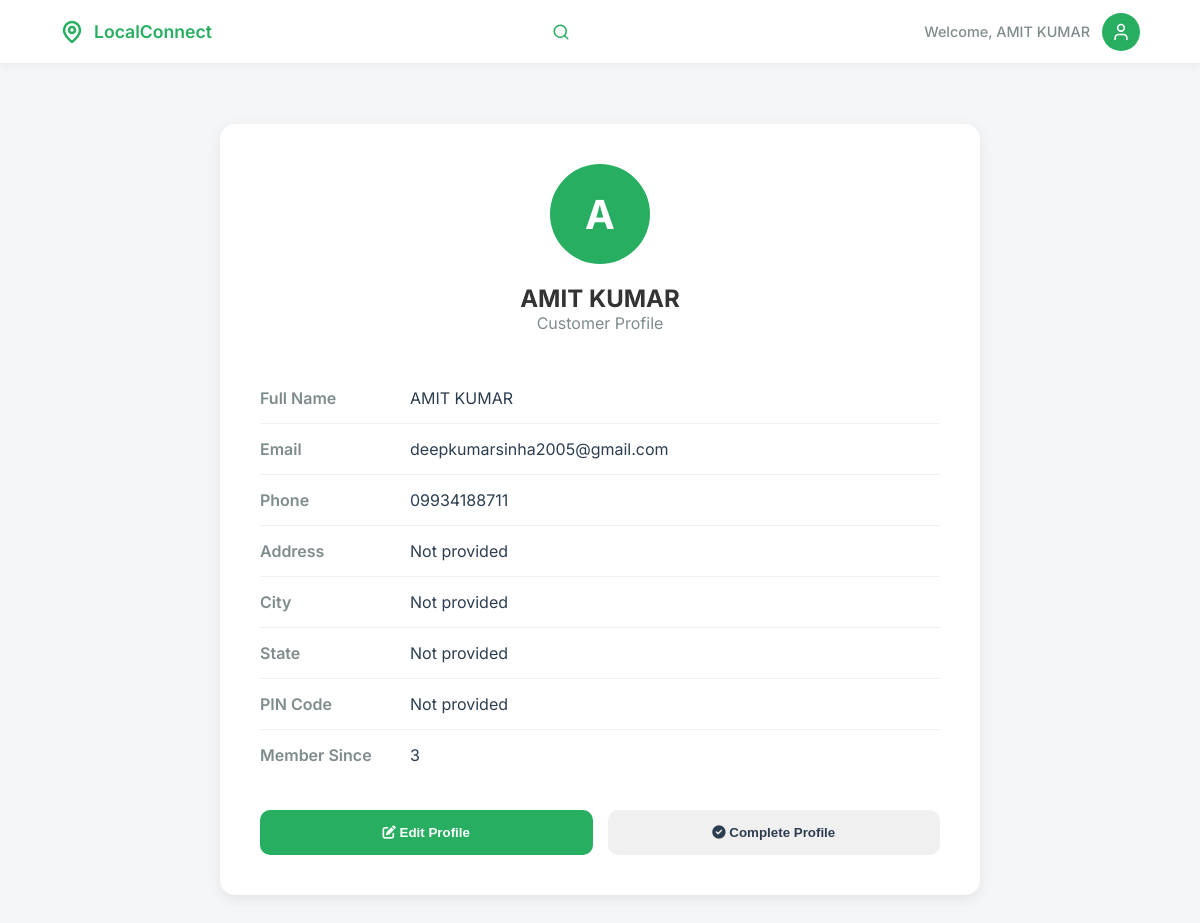
Before: /customer/profile (signed in) with the older database file.
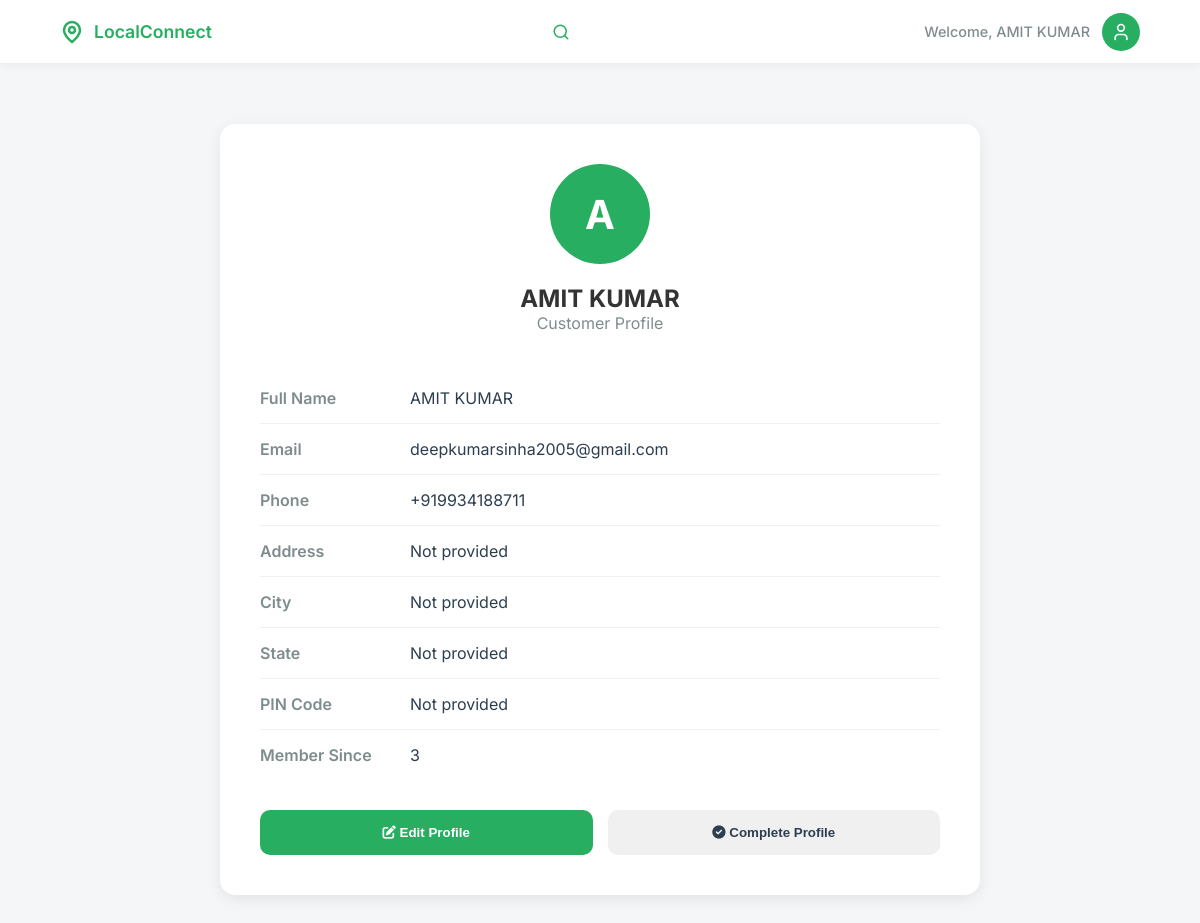
After: the same page with the newer database file.
### models/models.py (models this page shows, shortened)
class Customer(db.Model):
    id = db.Column(db.Integer, primary_key=True)
    full_name = db.Column(db.String(100), nullable=False)
    email = db.Column(db.String(120), unique=True, nullable=False)
    phone = db.Column(db.String(20), nullable=False)
    password_hash = db.Column(db.String(128), nullable=False)
    address = db.Column(db.String(500))
    city = db.Column(db.String(100))
    state = db.Column(db.String(100))
    pincode = db.Column(db.String(10))
    latitude = db.Column(db.Float)
    longitude = db.Column(db.Float)
    orders = db.relationship('Order', backref='customer', lazy=True)

### app.py (the view)
@app.route('/customer/profile')
@customer_required
def customer_profile():
    user_id = session.get('user_id')
    customer = Customer.query.get(user_id)
    return render_template('customer/profile.html', user_name=session.get('user_name'), customer=customer, user_id=user_id)

### app.py (called while the page is built)
@app.before_request
def make_session_permanent():
    session.permanent = True

@app.before_request
def check_session_validity():
    if (request.endpoint and
        (request.endpoint.startswith('static') or
         request.endpoint in ['sign_in', 'customer_signup', 'vendor_signup', 'home', 'signup_success'] or
         request.endpoint.startswith('api.') or
         request.endpoint.startswith('get_vendor'))):
        return
    if request.endpoint and request.endpoint.startswith('api.'):
        return

### templates/customer/profile.html (shortened to what this page needs)
<!DOCTYPE html>
<html lang="en">
<head>
    <link rel="stylesheet" href="/static/css/customer/base.css">
    <link rel="stylesheet" href="https://cdnjs.cloudflare.com/ajax/libs/font-awesome/6.0.0/css/all.min.css">
</head>
<body>
    <header class="navbar">
        <div class="nav-container">
            <div class="logo" onclick="window.location.href='/customer/dashboard'">
                <svg width="24" height="24" viewBox="0 0 24 24" fill="none" stroke="currentColor" stroke-width="2.5" stroke-linecap="round" stroke-linejoin="round">
                    <path d="M20 10c0 6-8 12-8 12s-8-6-8-12a8 8 0 0 1 16 0Z"></path>
                    <circle cx="12" cy="10" r="3"></circle>
                </svg>
                <span>LocalConnect</span>
            </div>
            <div class="search-wrapper" id="searchWrapper">
                <svg class="search-icon" width="18" height="18" viewBox="0 0 24 24" fill="none" stroke="currentColor" stroke-width="2" stroke-linecap="round" stroke-linejoin="round">
                    <circle cx="11" cy="11" r="8"></circle>
                    <line x1="21" y1="21" x2="16.65" y2="16.65"></line>
                </svg>
            </div>
            <div class="user-profile">
                <span class="welcome-text">Welcome, {{ user_name or 'Guest' }}</span>
                <div class="avatar" id="profileIcon">
                    <svg width="20" height="20" viewBox="0 0 24 24" fill="none" stroke="currentColor" stroke-width="2" stroke-linecap="round" stroke-linejoin="round">
                        <path d="M19 21v-2a4 4 0 0 0-4-4H9a4 4 0 0 0-4 4v2"></path>
                        <circle cx="12" cy="7" r="4"></circle>
                    </svg>
                </div>
            </div>
        </div>
    </header>
    <main class="profile-container">
        <div class="profile-card">
            <div class="profile-header">
                <div class="profile-avatar" id="profileAvatar"></div>
                <h2>{{ customer.full_name if customer else 'User' }}</h2>
                <p style="color: #7f8c8d;">Customer Profile</p>
            </div>
            <div class="profile-info">
                <div class="info-row">
                    <div class="info-label">Full Name</div>
                    <div class="info-value">{{ customer.full_name if customer else 'Not provided' }}</div>
                </div>
                <div class="info-row">
                    <div class="info-label">Email</div>
                    <div class="info-value">{{ customer.email if customer else 'Not provided' }}</div>
                </div>
                <div class="info-row">
                    <div class="info-label">Phone</div>
                    <div class="info-value">{{ customer.phone if customer else 'Not provided' }}</div>
                </div>
                <div class="info-row">
                    <div class="info-label">Address</div>
                    <div class="info-value">{{ customer.address if customer and customer.address else 'Not provided' }}</div>
                </div>
                <div class="info-row">
                    <div class="info-label">City</div>
                    <div class="info-value">{{ customer.city if customer and customer.city else 'Not provided' }}</div>
                </div>
                <div class="info-row">
                    <div class="info-label">State</div>
                    <div class="info-value">{{ customer.state if customer and customer.state else 'Not provided' }}</div>
                </div>
                <div class="info-row">
                    <div class="info-label">PIN Code</div>
                    <div class="info-value">{{ customer.pincode if customer and customer.pincode else 'Not provided' }}</div>
                </div>
                <div class="info-row">
                    <div class="info-label">Member Since</div>
                    <div class="info-value">{{ customer.id if customer else 'N/A' }}</div>
                </div>
            </div>
            <div class="profile-actions">
                <button class="btn-action btn-edit" onclick="toggleEditMode()">
                    <i class="fa-solid fa-edit"></i> Edit Profile
                </button>
                <button class="btn-action btn-complete" onclick="completeProfile()">
                    <i class="fa-solid fa-check-circle"></i> Complete Profile
                </button>
            </div>
        </div>
    </main>
</body>
</html>

### static/css/customer/base.css (style rules this page uses)
:root { --bg-color: #f5f6f7; --primary-green: #27ae60; --dark-green: #219150; --text-main: #333; --text-dark: #2c3e50; --text-gray: #7f8c8d; --text-light: #7f8c8d; --card-shadow: 0 4px 15px rgba(0,0,0,0.04); --border-radius: 18px; --bg-light: #f5f7f8; --bg-gray: #f5f7f8; }
* { margin: 0; padding: 0; box-sizing: border-box; transition: all 0.3s cubic-bezier(0.25, 0.8, 0.25, 1); }
body { font-family: 'Inter', sans-serif; background-color: var(--bg-color); color: var(--text-main); overflow-x: hidden; }
.navbar { background: white; height: 64px; display: flex; align-items: center; padding: 0 5%; box-shadow: 0 1px 10px rgba(0,0,0,0.05); position: sticky; top: 0; z-index: 1000; border-bottom: 1px solid #eee; }
.nav-container { width: 100%; max-width: 1200px; margin: 0 auto; display: flex; justify-content: space-between; align-items: center; gap: 15px; }
.logo { display: flex; align-items: center; gap: 10px; color: var(--primary-green); font-weight: 600; font-size: 1.1rem; cursor: pointer; }
.search-wrapper { position: relative; width: 400px; flex: 1; max-width: 450px; transition: all 0.3s ease; }
.search-wrapper.collapsed { width: 40px; max-width: 40px; }
.search-icon { position: absolute; right: 18px; top: 50%; transform: translateY(-50%); color: var(--primary-green); cursor: pointer; }
.user-profile { display: flex; align-items: center; gap: 12px; position: relative; }
.welcome-text { font-size: 0.9rem; color: var(--text-gray); font-weight: 500; }
.avatar { width: 38px; height: 38px; background: var(--primary-green); border-radius: 50%; display: flex; align-items: center; justify-content: center; color: white; font-weight: 600; cursor: pointer; transition: all 0.3s ease; }

### templates/customer/profile.html (style rules this page uses)
.profile-container { max-width: 800px; margin: 40px auto; padding: 20px; }
.profile-card { background: white; border-radius: 15px; padding: 40px; box-shadow: 0 4px 15px rgba(0,0,0,0.08); }
.profile-header { text-align: center; margin-bottom: 40px; }
.profile-avatar { width: 100px; height: 100px; background: #27ae60; border-radius: 50%; display: flex; align-items: center; justify-content: center; margin: 0 auto 20px; color: white; font-size: 40px; font-weight: 700; }
.profile-info { margin: 30px 0; }
.info-row { display: flex; padding: 15px 0; border-bottom: 1px solid #f0f0f0; }
.info-row:last-child { border-bottom: none; }
.info-label { font-weight: 600; color: #7f8c8d; width: 150px; }
.info-value { color: #2c3e50; flex: 1; }
.profile-actions { display: flex; gap: 15px; margin-top: 30px; }
.btn-action { flex: 1; padding: 15px; border: none; border-radius: 10px; font-weight: 600; cursor: pointer; transition: all 0.3s ease; }
.btn-edit { background: #27ae60; color: white; }
.btn-complete { background: #f0f0f0; color: #2c3e50; }

Changed rows visible on the page:
changed Customer "AMIT KUMAR": phone "09934188711" → "+919934188711"
